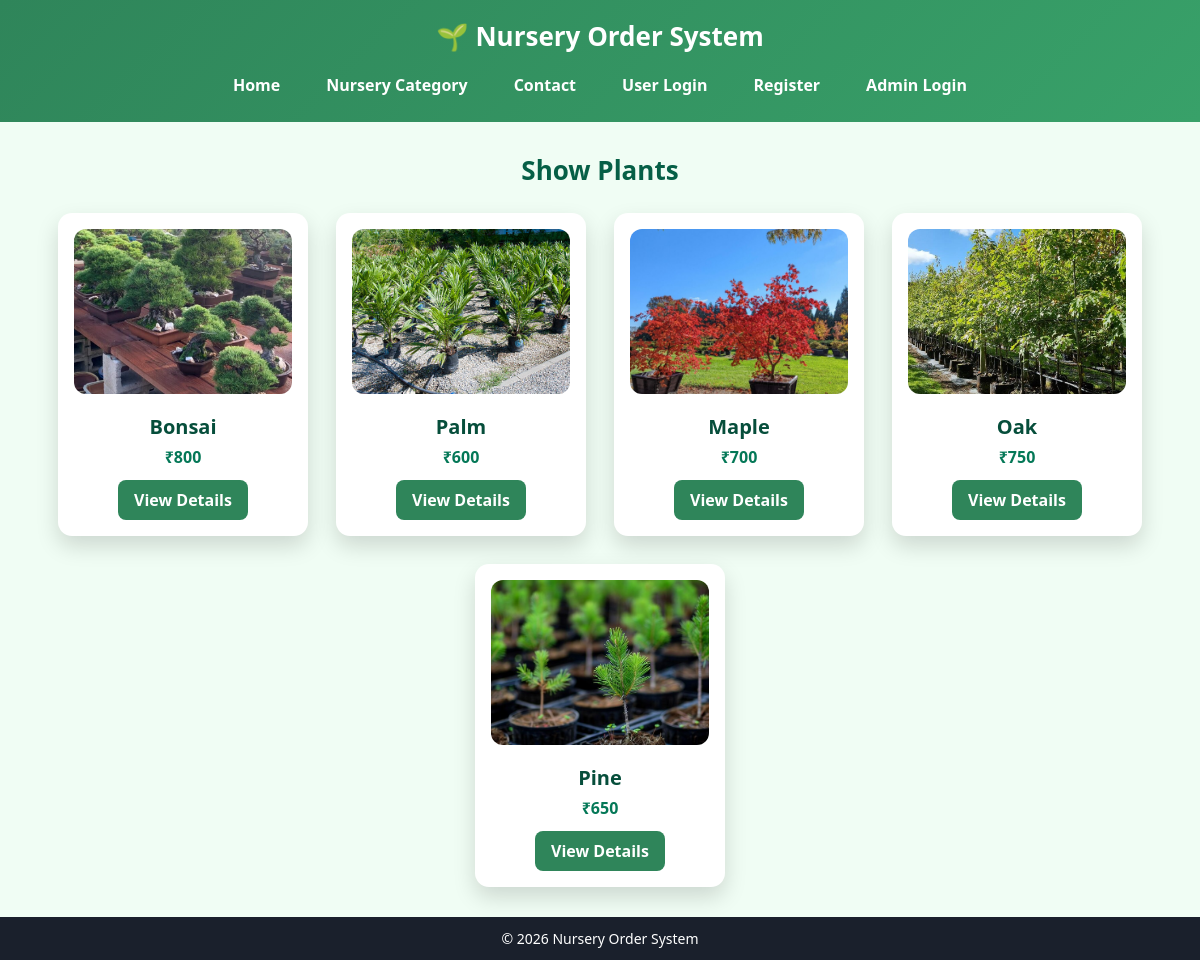
The page /plants/show on the database its author committed.
### tables this page shows
CREATE TABLE plants (
    id INTEGER PRIMARY KEY AUTOINCREMENT,
    category TEXT,
    name TEXT,
    price INTEGER,
    image TEXT,
    description TEXT
);

### app.py (the view)
@app.route("/plants/<category>")
def plants(category):
    con = db()
    cur = con.cursor()
    cur.execute("SELECT * FROM plants WHERE category=?", (category,))
    data = cur.fetchall()
    con.close()
    return render_template("plants.html", plants=data, category=category)

### app.py (called while the page is built)
def db():
    return sqlite3.connect("database.db")

### templates/plants.html
{% extends "base.html" %}
{% block content %}
<link rel="stylesheet" href="{{ url_for('static', filename='plant.css') }}">
<h2>{{ category|capitalize }} Plants</h2>
<div class="cards">
    {% for p in plants %}
    <div class="card">
        <img src="/static/images/{{ p[4] }}">
        <h3>{{ p[2] }}</h3>
        <p>₹{{ p[3] }}</p>
        <a href="/plant/{{ p[0] }}">View Details</a>
    </div>
    {% endfor %}
</div>
{% endblock %}

### static/style.css (style rules this page uses)
* { margin: 0; padding: 0; box-sizing: border-box; font-family: "Segoe UI", Arial, sans-serif; }
body { background: #f0fdf4; min-height: 100vh; display: flex; flex-direction: column; }
h2 { text-align: center; margin-bottom: 20px; }

### static/plant.css (style rules this page uses)
h2 { text-align: center; margin-bottom: 25px; color: #065f46; font-size: 26px; }
.cards { display: flex; justify-content: center; gap: 28px; flex-wrap: wrap; }
.card { background: white; width: 250px; padding: 16px; border-radius: 14px; text-align: center; box-shadow: 0 10px 22px rgba(0, 0, 0, 0.15); transition: transform 0.3s ease, box-shadow 0.3s ease; }
.card img { width: 100%; height: 165px; object-fit: cover; border-radius: 12px; }
.card h3 { margin: 14px 0 6px; font-size: 20px; color: #064e3b; }
.card p { font-size: 16px; font-weight: bold; color: #047857; margin-bottom: 12px; }
.card a { display: inline-block; padding: 9px 16px; background: #2f855a; color: white; text-decoration: none; border-radius: 8px; font-weight: 600; transition: background 0.3s; }

### rows shown on the page
plants: image (picture), name "Bonsai", price "800"
plants: image (picture), name "Palm", price "600"
plants: image (picture), name "Maple", price "700"
plants: image (picture), name "Oak", price "750"
plants: image (picture), name "Pine", price "650"

### other values the page prints
{{ category|capitalize }} "Show"
